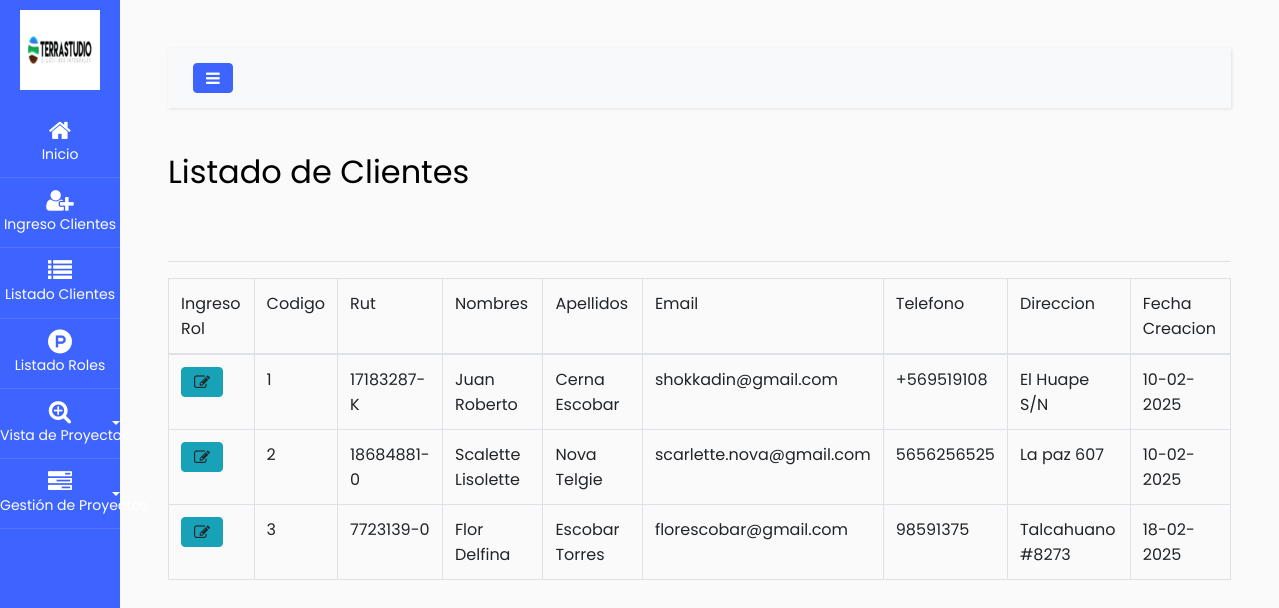
Screenshot of /ingreso/Listado_Cliente.php (signed in) with the database file from the repository.
### tables this page shows
CREATE TABLE `cliente` (
  `id_cliente` int(11) NOT NULL,
  `rut_cliente` varchar(10) DEFAULT NULL,
  `nombres` varchar(30) DEFAULT NULL,
  `apellidos` varchar(30) DEFAULT NULL,
  `email` varchar(50) NOT NULL,
  `telefono` varchar(10) DEFAULT NULL,
  `ubicacion` varchar(255) DEFAULT NULL,
  `profesional` varchar(30) DEFAULT NULL,
  `fecha_creacion` date DEFAULT NULL
);

### ingreso/f_buscar/list_cliente.php (the view, shortened to what this page needs)
<?php
$mysqli = mysqli_connect("localhost","root","","topografia");
$salida ="";
$query ="select *from cliente";
$resultado = $mysqli->query($query);
if ($resultado->num_rows >0){
	$salida.="
				<tr>
                <td>Ingreso Rol</td>
				    <td>Codigo</td>
					<td>Rut</td>
					<td>Nombres</td>
                    <td>Apellidos</td>
					<td>Email</td>
                    <td>Telefono</td>
                    <td>Direccion</td>
                    <td>Fecha Creacion</td>
				</tr>
				</thead>
				<tbody>";
	while($fila=$resultado->fetch_assoc()){
		$fechaMySQL = $fila['fecha_creacion'];
		$fechaFormateada = date("d-m-Y", strtotime($fechaMySQL));
		$salida.="<tr>
                    <td class=\"center\"><a class=\"btn btn-info product1\" codigo1=".$fila['id_cliente']." data-toggle=\"modal\" data-target=\"#Ingreso1\"><i class=\"fa fa-edit\"></i></a></td>
					<td>".$fila['id_cliente']."</td>
                    <td>".$fila['rut_cliente']."</td>
					<td>".$fila['nombres']."</td>
                    <td>".$fila['apellidos']."</td>
                    <td>".$fila['email']."</td>
                    <td>".$fila['telefono']."</td>
                    <td>".$fila['ubicacion']."</td>
                     <td>".$fechaFormateada."</td>
				</tr>";
	}
	$salida.="";
}else{
	$salida.="
	<div class='col-sm-6'>
	<div class='alert alert-danger'><strong>Oh no!</strong> No Hay Clientes!.</div>
	<div class='col-sm-6'>
	";
	}
	echo $salida;
?>

### rows the page displays
cliente: id_cliente "1", rut_cliente "17183287-K", nombres "Juan Roberto", apellidos "Cerna Escobar", email "shokkadin@gmail.com", telefono "+569519108", ubicacion "El Huape S/N", fecha_creacion "10-02-2025"
cliente: id_cliente "2", rut_cliente "18684881-0", nombres "Scalette Lisolette", apellidos "Nova Telgie", email "scarlette.nova@gmail.com", telefono "5656256525", ubicacion "La paz 607", fecha_creacion "10-02-2025"
cliente: id_cliente "3", rut_cliente "7723139-0", nombres "Flor Delfina", apellidos "Escobar Torres", email "florescobar@gmail.com", telefono "98591375", ubicacion "Talcahuano #8273", fecha_creacion "18-02-2025"
